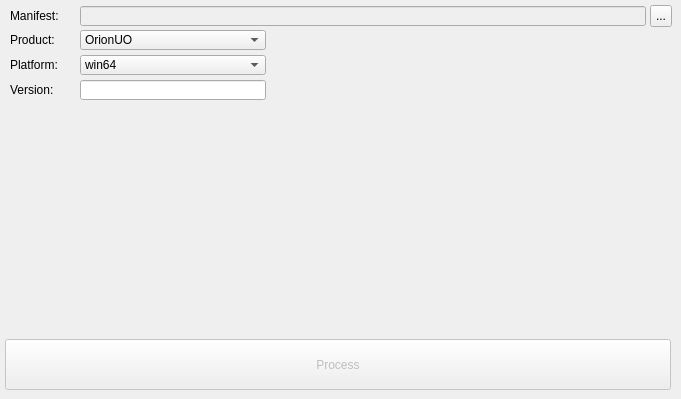
      <widget class="QWidget" name="tb_ReleaseManager">
       <attribute name="title">
        <string>Releases</string>
       </attribute>
       <widget class="QLineEdit" name="le_ReleasePath">
        <property name="enabled">
         <bool>false</bool>
        </property>
        <property name="geometry">
         <rect>
          <x>80</x>
          <y>6</y>
          <width>566</width>
          <height>20</height>
         </rect>
        </property>
       </widget>
       <widget class="QLabel" name="label_20">
        <property name="geometry">
         <rect>
          <x>10</x>
          <y>8</y>
          <width>71</width>
          <height>16</height>
         </rect>
        </property>
        <property name="text">
         <string>Manifest:</string>
        </property>
       </widget>
       <widget class="QToolButton" name="tb_SetReleasePath">
        <property name="geometry">
         <rect>
          <x>650</x>
          <y>5</y>
          <width>22</width>
          <height>22</height>
         </rect>
        </property>
        <property name="text">
         <string>...</string>
        </property>
       </widget>
       <widget class="QPushButton" name="pb_Process">
        <property name="enabled">
         <bool>false</bool>
        </property>
        <property name="geometry">
         <rect>
          <x>5</x>
          <y>339</y>
          <width>666</width>
          <height>51</height>
         </rect>
        </property>
        <property name="text">
         <string>Process</string>
        </property>
       </widget>
       <widget class="QComboBox" name="cb_ReleaseProduct">
        <property name="geometry">
         <rect>
          <x>80</x>
          <y>30</y>
          <width>186</width>
          <height>20</height>
         </rect>
        </property>
        <item>
         <property name="text">
          <string>OrionUO</string>
         </property>
        </item>
        <item>
         <property name="text">
          <string>OrionLauncher</string>
         </property>
        </item>
        <item>
         <property name="text">
          <string>OrionAssistant</string>
         </property>
        </item>
       </widget>
       <widget class="QLabel" name="label_24">
        <property name="geometry">
         <rect>
          <x>10</x>
          <y>30</y>
          <width>71</width>
          <height>20</height>
         </rect>
        </property>
        <property name="text">
         <string>Product:</string>
        </property>
       </widget>
       <widget class="QLabel" name="label_25">
        <property name="geometry">
         <rect>
          <x>10</x>
          <y>82</y>
          <width>71</width>
          <height>16</height>
         </rect>
        </property>
        <property name="text">
         <string>Version:</string>
        </property>
       </widget>
       <widget class="QLineEdit" name="le_ReleaseVersion">
        <property name="enabled">
         <bool>true</bool>
        </property>
        <property name="geometry">
         <rect>
          <x>80</x>
          <y>80</y>
          <width>186</width>
          <height>20</height>
         </rect>
        </property>
       </widget>
       <widget class="QLabel" name="label_26">
        <property name="geometry">
         <rect>
          <x>10</x>
          <y>55</y>
          <width>71</width>
          <height>20</height>
         </rect>
        </property>
        <property name="text">
         <string>Platform:</string>
        </property>
       </widget>
       <widget class="QComboBox" name="cb_ReleasePlatform">
        <property name="geometry">
         <rect>
          <x>80</x>
          <y>55</y>
          <width>186</width>
          <height>20</height>
         </rect>
        </property>
        <item>
         <property name="text">
          <string>win64</string>
         </property>
        </item>
        <item>
         <property name="text">
          <string>win64-beta</string>
         </property>
        </item>
        <item>
         <property name="text">
          <string>ubuntu</string>
         </property>
        </item>
        <item>
         <property name="text">
          <string>ubuntu-beta</string>
         </property>
        </item>
        <item>
         <property name="text">
          <string>manjarolinux</string>
         </property>
        </item>
        <item>
         <property name="text">
          <string>manjarolinux-beta</string>
         </property>
        </item>
        <item>
         <property name="text">
          <string>osx</string>
         </property>
        </item>
        <item>
         <property name="text">
          <string>osx-beta</string>
         </property>
        </item>
       </widget>
      </widget>
